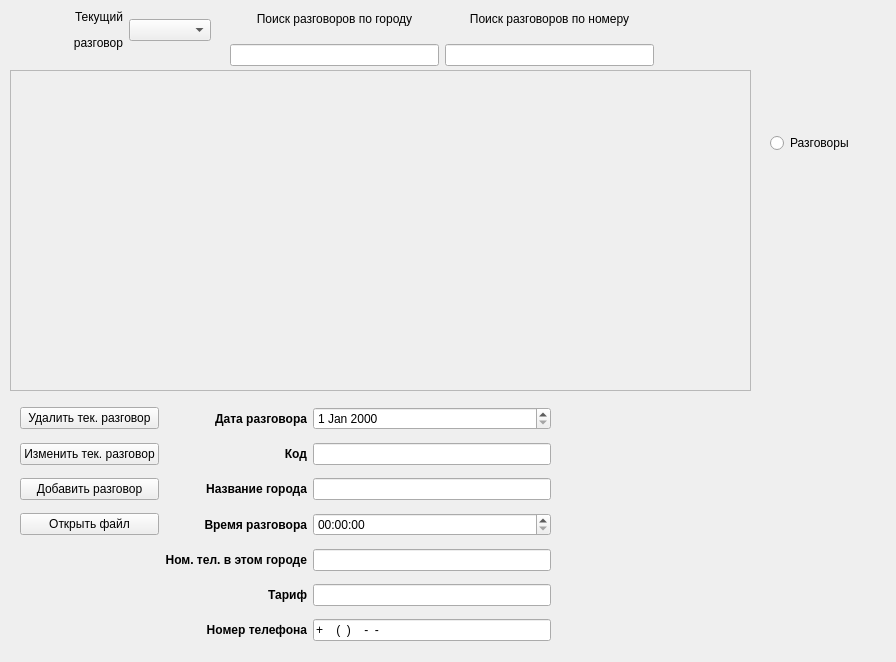
<?xml version="1.0" encoding="UTF-8"?>
<ui version="4.0">
 <class>Widget</class>
 <widget class="QWidget" name="Widget">
  <property name="enabled">
   <bool>true</bool>
  </property>
  <property name="geometry">
   <rect>
    <x>0</x>
    <y>0</y>
    <width>896</width>
    <height>662</height>
   </rect>
  </property>
  <property name="windowTitle">
   <string>Widget</string>
  </property>
  <widget class="QWidget" name="layoutWidget">
   <property name="geometry">
    <rect>
     <x>40</x>
     <y>0</y>
     <width>171</width>
     <height>61</height>
    </rect>
   </property>
   <layout class="QHBoxLayout" name="horizontalLayout_3">
    <item>
     <widget class="QLabel" name="label_9">
      <property name="text">
       <string>&lt;html&gt;&lt;head/&gt;&lt;body&gt;&lt;p align=&quot;right&quot;&gt;Текущий&lt;/p&gt;&lt;p align=&quot;right&quot;&gt;разговор&lt;/p&gt;&lt;/body&gt;&lt;/html&gt;</string>
      </property>
     </widget>
    </item>
    <item>
     <widget class="QComboBox" name="conversationComboBox"/>
    </item>
   </layout>
  </widget>
  <widget class="QWidget" name="horizontalLayoutWidget">
   <property name="geometry">
    <rect>
     <x>230</x>
     <y>0</y>
     <width>424</width>
     <height>66</height>
    </rect>
   </property>
   <layout class="QHBoxLayout" name="horizontalLayout">
    <item>
     <layout class="QVBoxLayout" name="verticalLayout_2">
      <item>
       <widget class="QLabel" name="label">
        <property name="font">
         <font>
          <bold>false</bold>
         </font>
        </property>
        <property name="text">
         <string>Поиск разговоров по городу</string>
        </property>
        <property name="alignment">
         <set>Qt::AlignCenter</set>
        </property>
       </widget>
      </item>
      <item>
       <widget class="QLineEdit" name="findConversationEdit"/>
      </item>
     </layout>
    </item>
    <item>
     <layout class="QVBoxLayout" name="verticalLayout_3">
      <item>
       <widget class="QLabel" name="label_2">
        <property name="font">
         <font>
          <bold>false</bold>
         </font>
        </property>
        <property name="text">
         <string>Поиск разговоров по номеру</string>
        </property>
        <property name="alignment">
         <set>Qt::AlignCenter</set>
        </property>
       </widget>
      </item>
      <item>
       <widget class="QLineEdit" name="findConversationEdit_2"/>
      </item>
     </layout>
    </item>
   </layout>
  </widget>
  <widget class="QWidget" name="gridLayoutWidget">
   <property name="geometry">
    <rect>
     <x>20</x>
     <y>400</y>
     <width>531</width>
     <height>251</height>
    </rect>
   </property>
   <layout class="QGridLayout" name="gridLayout">
    <item row="2" column="2">
     <widget class="QLineEdit" name="cityEdit">
      <property name="font">
       <font>
        <bold>false</bold>
       </font>
      </property>
     </widget>
    </item>
    <item row="4" column="2">
     <widget class="QLineEdit" name="numEdit">
      <property name="font">
       <font>
        <bold>false</bold>
       </font>
      </property>
     </widget>
    </item>
    <item row="1" column="0">
     <widget class="QPushButton" name="changeConversationButton">
      <property name="text">
       <string>Изменить тек. разговор</string>
      </property>
     </widget>
    </item>
    <item row="1" column="2">
     <widget class="QLineEdit" name="codeEdit">
      <property name="font">
       <font>
        <bold>false</bold>
       </font>
      </property>
     </widget>
    </item>
    <item row="3" column="2">
     <widget class="QTimeEdit" name="timeEdit">
      <property name="displayFormat">
       <string>HH:mm:ss</string>
      </property>
     </widget>
    </item>
    <item row="0" column="0">
     <widget class="QPushButton" name="deleteConversationButton">
      <property name="text">
       <string>Удалить тек. разговор</string>
      </property>
     </widget>
    </item>
    <item row="3" column="1">
     <widget class="QLabel" name="label_6">
      <property name="font">
       <font>
        <bold>true</bold>
       </font>
      </property>
      <property name="text">
       <string>Время разговора</string>
      </property>
      <property name="alignment">
       <set>Qt::AlignRight|Qt::AlignTrailing|Qt::AlignVCenter</set>
      </property>
     </widget>
    </item>
    <item row="2" column="0">
     <widget class="QPushButton" name="addConversationButton">
      <property name="text">
       <string>Добавить разговор</string>
      </property>
     </widget>
    </item>
    <item row="1" column="1">
     <widget class="QLabel" name="label_5">
      <property name="font">
       <font>
        <bold>true</bold>
       </font>
      </property>
      <property name="text">
       <string>Код</string>
      </property>
      <property name="alignment">
       <set>Qt::AlignRight|Qt::AlignTrailing|Qt::AlignVCenter</set>
      </property>
     </widget>
    </item>
    <item row="5" column="2">
     <widget class="QLineEdit" name="tariffEdit">
      <property name="font">
       <font>
        <bold>false</bold>
       </font>
      </property>
     </widget>
    </item>
    <item row="5" column="1">
     <widget class="QLabel" name="label_8">
      <property name="font">
       <font>
        <bold>true</bold>
       </font>
      </property>
      <property name="text">
       <string>Тариф</string>
      </property>
      <property name="alignment">
       <set>Qt::AlignRight|Qt::AlignTrailing|Qt::AlignVCenter</set>
      </property>
     </widget>
    </item>
    <item row="2" column="1">
     <widget class="QLabel" name="label_3">
      <property name="font">
       <font>
        <bold>true</bold>
       </font>
      </property>
      <property name="text">
       <string>Название города</string>
      </property>
      <property name="alignment">
       <set>Qt::AlignRight|Qt::AlignTrailing|Qt::AlignVCenter</set>
      </property>
     </widget>
    </item>
    <item row="0" column="1">
     <widget class="QLabel" name="label_4">
      <property name="font">
       <font>
        <bold>true</bold>
       </font>
      </property>
      <property name="text">
       <string>Дата разговора</string>
      </property>
      <property name="alignment">
       <set>Qt::AlignRight|Qt::AlignTrailing|Qt::AlignVCenter</set>
      </property>
     </widget>
    </item>
    <item row="0" column="2">
     <widget class="QDateEdit" name="dateEdit"/>
    </item>
    <item row="4" column="1">
     <widget class="QLabel" name="label_7">
      <property name="font">
       <font>
        <bold>true</bold>
       </font>
      </property>
      <property name="text">
       <string>Ном. тел. в этом городе</string>
      </property>
      <property name="alignment">
       <set>Qt::AlignRight|Qt::AlignTrailing|Qt::AlignVCenter</set>
      </property>
     </widget>
    </item>
    <item row="6" column="1">
     <widget class="QLabel" name="label_16">
      <property name="font">
       <font>
        <bold>true</bold>
       </font>
      </property>
      <property name="text">
       <string>Номер телефона</string>
      </property>
      <property name="alignment">
       <set>Qt::AlignRight|Qt::AlignTrailing|Qt::AlignVCenter</set>
      </property>
     </widget>
    </item>
    <item row="6" column="2">
     <widget class="QLineEdit" name="phoneNumEdit">
      <property name="inputMask">
       <string>+999 (99) 999-99-99</string>
      </property>
     </widget>
    </item>
    <item row="3" column="0">
     <widget class="QPushButton" name="openFileButton">
      <property name="text">
       <string>Открыть файл</string>
      </property>
     </widget>
    </item>
   </layout>
  </widget>
  <widget class="QTableWidget" name="tableWidget">
   <property name="enabled">
    <bool>false</bool>
   </property>
   <property name="geometry">
    <rect>
     <x>10</x>
     <y>70</y>
     <width>741</width>
     <height>321</height>
    </rect>
   </property>
   <property name="styleSheet">
    <string notr="true">QTableWidget{

	color: #000;
}</string>
   </property>
  </widget>
  <widget class="QRadioButton" name="ConversationsButton">
   <property name="geometry">
    <rect>
     <x>770</x>
     <y>130</y>
     <width>158</width>
     <height>26</height>
    </rect>
   </property>
   <property name="text">
    <string>Разговоры</string>
   </property>
  </widget>
 </widget>
 <resources/>
 <connections/>
</ui>
